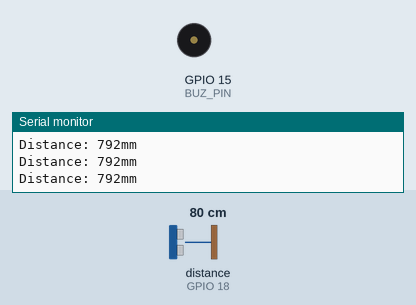
Recording of a sketch running on a simulated ESP32. On the bench: buzzer (waves = sounding), the last lines printed to the serial monitor. Wiring (inferred from the names in the program): ultrasonic range finder: trigger GPIO 19; echo GPIO 18. The inputs (shaded band) are chosen by the test bench; at power-on: distance to the obstacle (sensor on GPIO 18) 80 cm. The echo pulse lasts 58.3 µs per cm.

Above: at 1.2 s.
1.3 s: distance to the obstacle (sensor on GPIO 18) set to 12 cm
2.8 s: distance to the obstacle (sensor on GPIO 18) set to 9 cm
At 3.13 s:
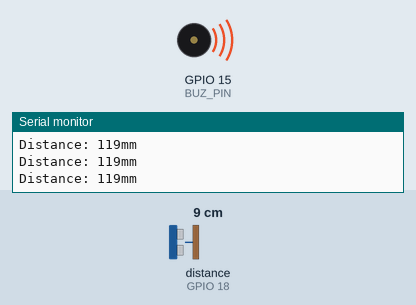
Timing chart, 0 to 11.8 s (numbered marks = the images above; inputs shaded):
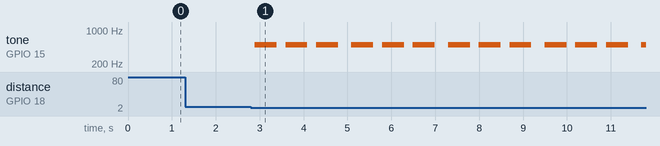

Measured:
- the behaviour switches between 11 and 10 cm on distance to the obstacle (sensor on GPIO 18) (found by bisection; images 0 and 1)
- after the input at 2.8 s, tone on GPIO 15 (BUZ_PIN): silent → 500 Hz after 0.09 s, then repeats every 2.2 s: 2 × (silent 0.20 s, 500 Hz 0.50 s), silent 0.30 s, 500 Hz 0.50 s

The sketch:

Ultra_Buzz.ino
```cpp
const int ECHO = 18;
const int TRIG = 19;

#define BUZ_PIN 15

int channel_flag = 0;
int freq = 5000;
int buzChannel = 0;
int resolution = 0;

void setup(){
  Serial.begin(115200);
  pinMode(ECHO, INPUT);
  pinMode(TRIG, OUTPUT);

  ledcSetup(buzChannel, freq, resolution);
  ledcAttachPin(BUZ_PIN, buzChannel);
}

void loop(){
  long duration, distance;
  digitalWrite(TRIG, HIGH);
  delayMicroseconds(10);
  digitalWrite(TRIG, LOW);

  duration = pulseIn(ECHO, HIGH);
  distance = ((float)(340 * duration) / 1000)/2;

  if (distance<100){
    for(int i=0;i<3;i++){
      ledcWriteTone(buzChannel,500);
      delay(500);
      ledcWriteTone(buzChannel,0);
      delay(200);
      //ledcWriteNote(buzChannel,NOTE_D,4);
    }
  }

  Serial.print("Distance: ");
  Serial.print(distance);
  Serial.println("mm");
  delay(100);
}
```
